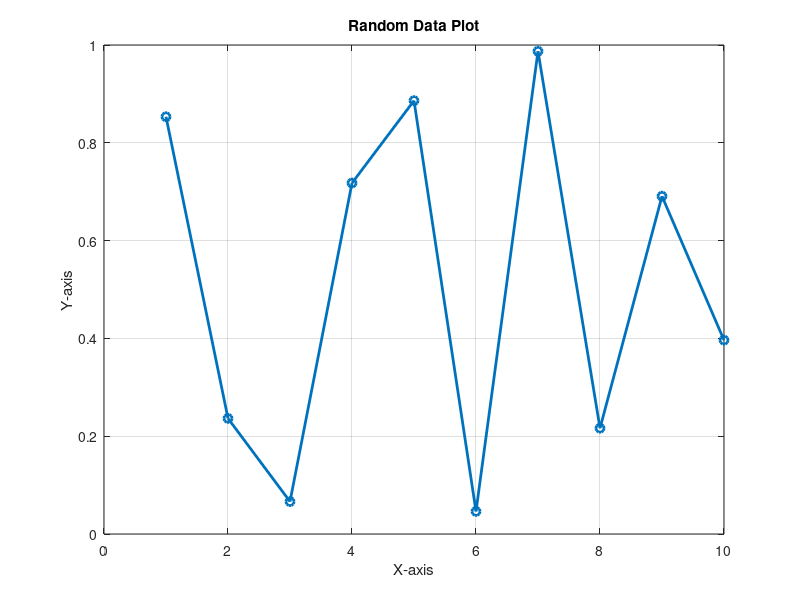

Here is the MATLAB script that generated this plot: (Note: this script raises an error after producing the figure.)
%% MATLAB Automation Script
% This script generates random data, plots it, and saves the figure automatically

% Generate random data
x = 1:10;
y = rand(1,10); % 10 random numbers between 0 and 1

% Create a figure
figure;
plot(x, y, '-o', 'LineWidth', 2);
title('Random Data Plot');
xlabel('X-axis');
ylabel('Y-axis');
grid on;

% Save the figure automatically
outputFolder = 'plots';
if ~exist(outputFolder, 'dir')
    mkdir(outputFolder); % Create folder if it doesn't exist
end

filename = fullfile(outputFolder, 'random_plot.png');
saveas(gcf, filename);

disp(['Plot saved as ', filename]);

%% % histogram_demo.m
% histogram_auto.m
% Generate random data and plot a histogram, then save in 'plots' folder

% Generate random data
data = randn(1000,1);

% Create a histogram
figure;
histogram(data, 20); % 20 bins
title('Histogram of Random Data');
xlabel('Value');
ylabel('Frequency');

% Save the figure automatically
outputFolder = 'plots';
if ~exist(outputFolder, 'dir')
    mkdir(outputFolder); % Create folder if it doesn't exist
end

filename = fullfile(outputFolder, 'histogram_plot.png');
saveas(gcf, filename);

disp(['Plot saved as ', filename]);

%%
%% MATLAB Automation Script - Add Boxplot
% Generate random data
dataBox = randn(100,1);

% Create a boxplot
figure;
boxplot(dataBox);
title('Boxplot of Random Data');
ylabel('Value');

% Save the figure automatically
outputFolder = 'plots';
if ~exist(outputFolder, 'dir')
    mkdir(outputFolder); % Create folder if it doesn't exist
end

filenameBoxplot = fullfile(outputFolder, 'boxplot_random_data.png');
saveas(gcf, filenameBoxplot);

disp(['Boxplot saved as ', filenameBoxplot]);

%% MATLAB Automation Script - Sine Wave with Noise

% Parameters
fs = 1000;          % Sampling frequency
t = 0:1/fs:1;       % Time vector (1 second)
f = 5;              % Frequency of sine wave
noiseAmp = 0.3;     % Noise amplitude

% Generate clean sine wave
y_clean = sin(2*pi*f*t);

% Add random noise
y_noisy = y_clean + noiseAmp*randn(size(t));

% Plot noisy sine wave
figure;
plot(t, y_noisy, 'r', 'LineWidth', 1.5);
hold on;
plot(t, y_clean, 'b--', 'LineWidth', 1.5);
title('Noisy Sine Wave');
xlabel('Time (s)');
ylabel('Amplitude');
legend('Noisy', 'Clean');
grid on;

% Save the figure automatically
outputFolder = 'plots';
if ~exist(outputFolder, 'dir')
    mkdir(outputFolder);
end
filenameFig = fullfile(outputFolder, 'noisy_sine_wave.png');
saveas(gcf, filenameFig);
disp(['Figure saved as ', filenameFig]);

% Save data as CSV
data = [t' y_noisy'];
filenameCSV = fullfile(outputFolder, 'noisy_sine_wave_data.csv');
writematrix(data, filenameCSV);
disp(['Data saved as ', filenameCSV]);
